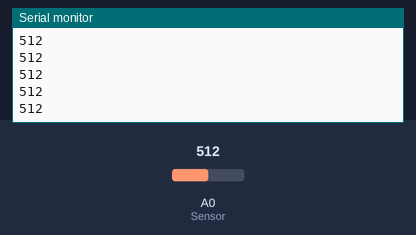
Bench run of a sketch on a simulated Arduino Uno, built with avr-gcc and run on an emulated ATmega328P. Shown: the last lines printed to the serial monitor. The test bench sets the inputs (shaded band); at power-on: A0 (Sensor) = 512.

Above: at 1.2 s.
1.3 s: A0 (Sensor) set to 716
At 1.31 s:
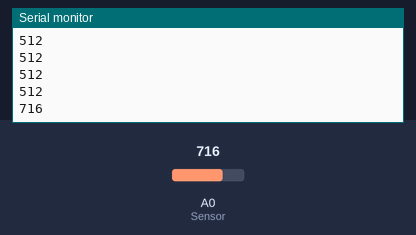
2.8 s: A0 (Sensor) set to 900
At 2.81 s:
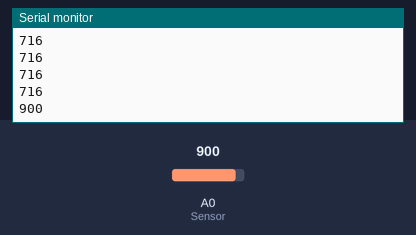
Timing chart, 0 to 5.8 s (numbered marks = the images above; inputs shaded):
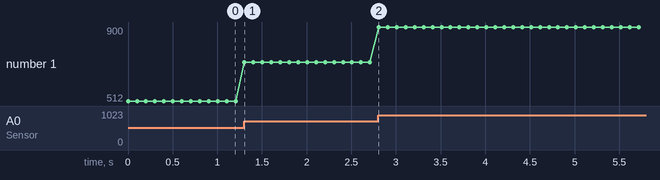

Measured:
- after the input at 1.3 s, the serial monitor: prints a new line at once (image 1)
- after the input at 2.8 s, the serial monitor: prints a new line at once (image 2)
- plotted number 1: 512 → 716 after the input at 1.3 s, 716 → 900 after the input at 2.8 s

The sketch:

PotenciometroArduino.ino
```cpp
int Sensor = A0;

void setup() {
  pinMode(Sensor, INPUT);
  Serial.begin(9600);
}

void loop() {
  int Valor  = analogRead(Sensor);
  Serial.println(Valor);
  delay(100);
}
```
